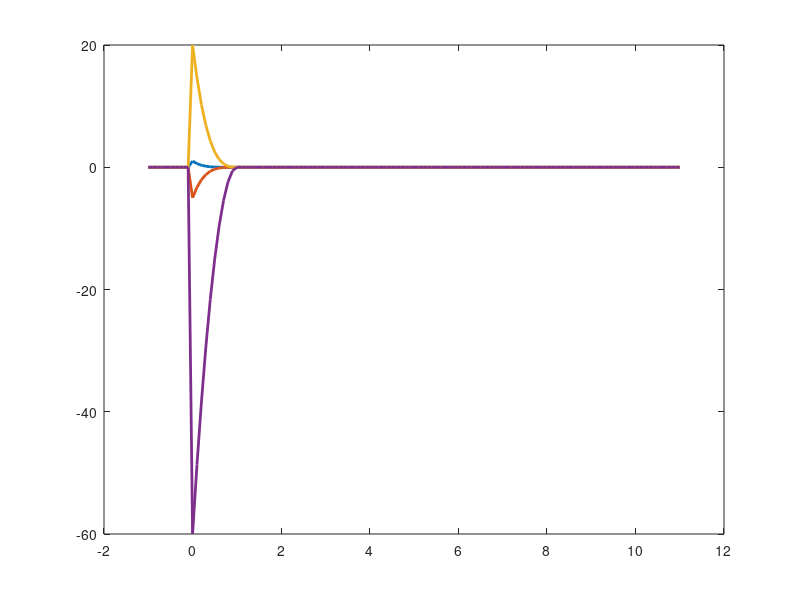

MATLAB code to generate this figure: (Note: this script raises an error after producing the figure.)
K = 6;
S = K-1;
t_knot = linspace(0,10,11)';
t_knot(3) = [];
t_knot(5) = [];

t = linspace(-1,11,121)';
% t = 10;

% if S == 3
%     addpath('./cubic_splines');
%     spline = @(t) cspline(t);
%     spline_t = @(t) cspline_t(t);
%     spline_tt = @(t) cspline_tt(t);
%     spline_ttt = @(t) cspline_ttt(t);
% elseif S == 5
%     addpath('./quintic_splines');
%     spline = @(t) qspline(t);
%     spline_t = @(t) qspline_t(t);
%     spline_tt = @(t) qspline_tt(t);
%     spline_ttt = @(t) qspline_ttt(t);
% else
%     disp('Whoops! I only know how to deal with splines of order 3 and 5.')
%     return;
% end

% Now we need to add knot points past the beginning and end.
%
% M is given as the number of splines on the interval [t(1), t(end)]. We
% need to add extra splines before an after this, depending on order of the
% spline.
% pre_knots = t_knot(1) + (t_knot(2)-t_knot(1))*(-floor(S/2):-1)';
% post_knots = t_knot(end) + (t_knot(end)-t_knot(end-1))*(1:floor(S/2))';
%t_knot = [pre_knots; t_knot; post_knots];
t_knot = [repmat(t_knot(1),S,1); t_knot; repmat(t_knot(end),S,1)];
dt_knot = diff(t_knot);
t_knot2 = t_knot + [dt_knot; dt_knot(end)];

% numer of knots
M = length(t_knot);

% This is true assuming the original t_knot was strictly monotonically
% increasing (no repeat knots) and we added repeat knots at the beginning
% and end of the sequences.
N_splines = M - K;

% number of collocation points
N = length(t);

% Rows are the N collocation points
% Columns are the M splines
X = zeros(N,N_splines,K); % This will contain all splines and their derivatives
XB = zeros(N,N_splines,K); % This will contain all splines through order K
for t_i=1:N % loop through all N collocation points
    i = find( t_knot <= t(t_i) & t(t_i) < t_knot2, 1, 'last' );
    if isempty(i)
        if t(t_i) < t_knot(1)
            i = find( t_knot == t_knot(1), 1, 'last');
            continue; %This continue means we don't need to set b(1) = 0; or check indices on the delta_r line
        elseif t(t_i) == t_knot(end)
            i = find( t_knot < t(t_i), 1, 'last'); 
        else
            i = find( t_knot < t_knot(end), 1, 'last');
            continue; %b(1) = 0;
        end
    end
    
    delta_r = zeros(K,1);
    delta_l = zeros(K,1);
    
    XB(t_i,i,1) = 1;
    
    b = zeros(K,1); b(1) = 1;
    for j=1:(K-1) % loop through splines of increasing order
       delta_r(j) = t_knot(i+j) - t(t_i);
       delta_l(j) = t(t_i) - t_knot(i+1-j);
       
       saved = 0;
       for r=1:j % loop through the nonzero splines
           term = b(r)/(delta_r(r) + delta_l(j+1-r));
           b(r) = saved + delta_r(r)*term;
           saved = delta_l(j+1-r)*term;
       end
       b(j+1) = saved;
       
       indices = max(1,i-j):i;
       XB(t_i,indices,j+1) = b(1:length(indices));
    end
    
    indices = max(1,i-K+1):i;
    X(t_i,indices,1) = b(1:length(indices));
    
end

% diff_coeff = @(a,r,m) (K-m)*(a(r)-a(r-1))/(t_knot(r+K-m) - t_knot(r));
diff_coeff = @(a,r,m) (K-m)*(a(2)-a(1))/(t_knot(r+K-m) - t_knot(r));

for r=1:N_splines
    % alpha mimics equation X.16 in deBoor's PGS, but localized to avoid
    % the zero elements.
    alpha = zeros(S+2,S+2); % row is the coefficient, column is the derivative (1=0 derivatives)
    alpha(2,1) = 1;
    for m=1:S
        for i=1:(m+1)
            a = alpha(:,m);
            alpha(i+1,m+1) = diff_coeff(a(i:end),r+i-1,m);
            if isinf(alpha(i+1,m+1)) || isnan(alpha(i+1,m+1))
                alpha(i+1,m+1) = 0;
            end
            if r+i-1>N_splines
                B = zeros(N,1);
            else
                B = XB(:,r+i-1,K-m);
            end
            X(:,r,m+1) = X(:,r,m+1) + alpha(i+1,m+1)*B;
        end
    end
end

% for i=1:N_splines
%     alpha = zeros(m+1,m);
%     for m=1:S
%         delta_l = t_knot(i+K-m) - t_knot(i);
%         delta_r = t_knot(i+K-m+1) - t_knot(i+1);
%         if i+1>N_splines
%             Br = zeros(N,1);
%         else
%             Br = XB(:,i+1,K-m);
%         end
%         X(:,i,m+1) = (K-m)*(XB(:,i,K-m)/delta_l - Br/delta_r);
%     end
% end

k=1;
figure, plot(t,X(:,k,1),'LineWidth', 2), hold on
plot(t,X(:,k,2),'LineWidth', 2)
plot(t,X(:,k,3),'LineWidth', 2)
plot(t,X(:,k,4),'LineWidth', 2)
% plot(t,DB(:,k,K-3))

plot(t,vdiff(t(2)-t(1),X(:,k,1),1))
plot(t,vdiff(t(2)-t(1),vdiff(t(2)-t(1),X(:,k),1),1))
% ylim([min(X(:,k))*1.05 max(X(:,k))*1.05])
legend('X', 'X_t', 'X_{tt}', 'X_{ttt}', 'diff(X)', 'diff(diff(X))')
vlines(t_knot,'g--')

figure
plot(t,X(:,:,1))
ylim([min(min(X(:,:,1)))*1.05 max(max(X(:,:,1)))*1.05])
vlines(t_knot,'g--')
